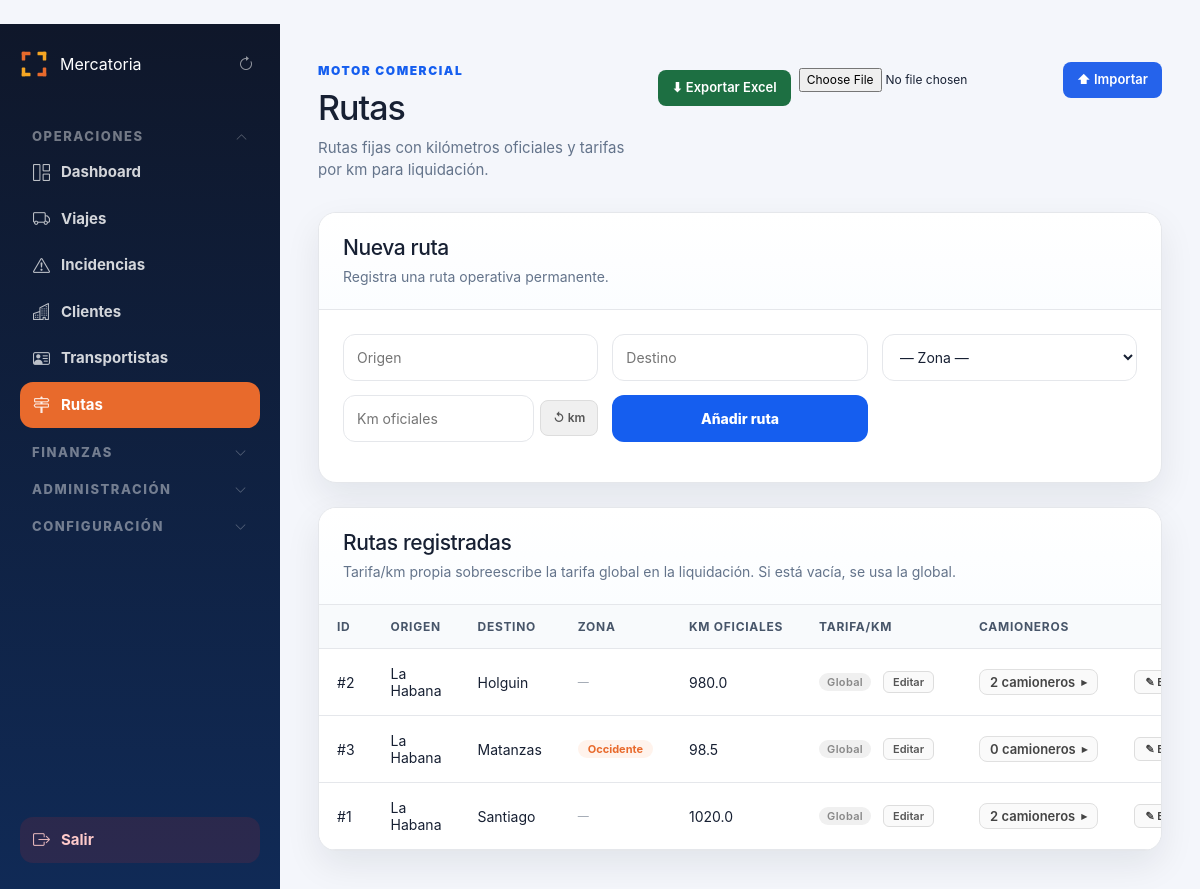
The page /admin/comercial/rutas (signed in) on the database its author committed.
### tables this page shows
CREATE TABLE rutas (
        id INTEGER PRIMARY KEY AUTOINCREMENT,
        nombre TEXT,
        origen TEXT NOT NULL,
        destino TEXT NOT NULL,
        zona TEXT,
        km_oficiales REAL DEFAULT 0,
        activa INTEGER DEFAULT 1,
        fecha_creacion TEXT DEFAULT CURRENT_TIMESTAMP
    , tarifa_km REAL);

### routes/comercial.py (the view)
@comercial_bp.route("/admin/comercial/rutas")
def rutas():
    if not requiere_admin():
        return redirect("/login")
    all_rutas = get_all_rutas()
    todos_camioneros = get_all_camioneros_activos()
    camioneros_por_ruta = {r["id"]: get_camioneros_por_ruta(r["id"]) for r in all_rutas}
    ids_asignados_por_ruta = {
        r["id"]: {c["id"] for c in camioneros_por_ruta[r["id"]]}
        for r in all_rutas
    }
    cfg = get_configuracion()
    tarifa_km_global = cfg.get("tarifa_km", 1.5)
    origenes_destinos = sorted(
        {r["origen"] for r in all_rutas if r["origen"]} |
        {r["destino"] for r in all_rutas if r["destino"]}
    )
    return render_template(
        "admin/comercial/rutas.html",
        rutas=all_rutas,
        todos_camioneros=todos_camioneros,
        camioneros_por_ruta=camioneros_por_ruta,
        ids_asignados_por_ruta=ids_asignados_por_ruta,
        tarifa_km_global=tarifa_km_global,
        origenes_destinos=origenes_destinos,
    )

### app.py (called while the page is built)
@app.before_request
def _record_start_time():
    g.start_time = time.monotonic()

@app.before_request
def _validate_session_role():
    if "user_id" not in session or "rol" not in session:
        return
    try:
        con = conectar()
        cur = con.cursor()
        cur.execute("SELECT rol, activo FROM usuarios WHERE id = ?", (session["user_id"],))
        row = cur.fetchone()
        con.close()
        if not row or not row["activo"]:
            session.clear()
            return
        if row["rol"] != session["rol"]:
            session["rol"] = row["rol"]
    except Exception:
        pass

@app.after_request
def set_security_headers(response):
    response.headers["X-Frame-Options"] = "SAMEORIGIN"
    response.headers["X-Content-Type-Options"] = "nosniff"
    response.headers["X-XSS-Protection"] = "1; mode=block"
    if app.debug:
        ms = (time.monotonic() - getattr(g, "start_time", time.monotonic())) * 1000
        app.logger.debug("[%s] %s %.1fms", request.method, request.path, ms)
    return response

@app.context_processor
def sidebar_badges():
    try:
        conexion = conectar()
        cursor = conexion.cursor()
        cursor.execute("""
            SELECT
                COUNT(*) AS urgentes,
                COUNT(CASE WHEN estado = 'Solicitado' THEN 1 END) AS solicitados
            FROM viajes
            WHERE estado IN ('Pendiente', 'Solicitado')
        """)
        row = cursor.fetchone()
        viajes_urgentes    = row["urgentes"]    if row else 0
        dashboard_urgentes = row["solicitados"] if row else 0
        conexion.close()
    except Exception:
        viajes_urgentes = 0
        dashboard_urgentes = 0
    return dict(
        sidebar_viajes_urgentes=viajes_urgentes,
        sidebar_dashboard_urgentes=dashboard_urgentes,
    )

### database.py (called while the page is built)
def conectar():
    if USE_POSTGRES:
        from database_pg import conectar_pg
        conn = conectar_pg()
        return ConexionWrapper(conn, use_postgres=True)
    else:
        conexion = sqlite3.connect(DATABASE_NAME)
        conexion.row_factory = sqlite3.Row
        return ConexionWrapper(conexion, use_postgres=False)

    def execute(self, sql, params=None):
        if self._use_postgres:
            sql = sql.replace("?", "%s")
        if params is not None:
            return self._cursor.execute(sql, params)
        return self._cursor.execute(sql)

    def fetchone(self):
        return self._cursor.fetchone()

    def fetchall(self):
        return self._cursor.fetchall()

### templates/admin/comercial/rutas.html (shortened to what this page needs)
﻿{% extends "admin/base_admin.html" %}
{% block contenido %}
<div class="page-header">
    <div>
        <span class="eyebrow">Motor Comercial</span>
        <h1>Rutas</h1>
        <p>Rutas fijas con kilómetros oficiales y tarifas por km para liquidación.</p>
    </div>
    <div style="display:flex;gap:8px;align-items:center;">
        {% if session.get('rol') == 'admin' %}
        <a href="/admin/exportar/rutas" class="btn-excel-export">⬇ Exportar Excel</a>
        {% endif %}
        {% if session.get('rol') == 'admin' %}
        <form method="POST" action="/admin/importar/rutas" enctype="multipart/form-data" style="display:flex;gap:6px;align-items:center;">
            <input type="file" name="archivo" accept=".xlsx" required style="font-size:12px;">
            <button type="submit" class="btn-excel-import">⬆ Importar</button>
        </form>
        {% endif %}
    </div>
</div>
{% if session.get('rol') in ['admin', 'operador'] %}
<section class="panel">
    <div class="panel-header">
        <div>
            <h2>Nueva ruta</h2>
            <p>Registra una ruta operativa permanente.</p>
        </div>
    </div>
    <form method="POST" action="/admin/comercial/rutas/nueva" class="form-grid">
        <input id="ruta-origen" name="origen" placeholder="Origen" required
               list="dl-origenes-destinos"
               onblur="calcularKmSiCompleto()">
        <input id="ruta-destino" name="destino" placeholder="Destino" required
               list="dl-origenes-destinos"
               onblur="calcularKmSiCompleto()">
        <select name="zona" class="input">
            <option value="">— Zona —</option>
        </select>
        <div style="display:flex;gap:6px;align-items:center;">
            <input id="ruta-km" name="km" type="number" step="0.1" placeholder="Km oficiales" required
                   style="flex:1;min-width:0;" oninput="autoTarifa()">
            <button type="button" id="btn-recalcular" onclick="calcularKm()"
                    title="Recalcular distancia desde origen y destino"
                    style="padding:8px 12px;background:#f0f0f0;border:1px solid #ddd;border-radius:8px;font-size:12px;font-weight:600;color:#555;cursor:pointer;white-space:nowrap;">
                ↺ km
            </button>
        </div>
        <button type="submit" class="btn-submit">Añadir ruta</button>
    </form>
</section>
{% endif %}
<section class="panel panel-spaced">
    <div class="panel-header">
        <div>
            <h2>Rutas registradas</h2>
            <p>Tarifa/km propia sobreescribe la tarifa global en la liquidación. Si está vacía, se usa la global.</p>
        </div>
    </div>
    <div class="table-wrapper">
        <table class="data-table">
            <thead>
                <tr>
                    <th>ID</th>
                    <th>Origen</th>
                    <th>Destino</th>
                    <th>Zona</th>
                    <th>Km oficiales</th>
                    <th>Tarifa/km</th>
                    <th>Camioneros</th>
                    {% if session.get('rol') == 'admin' %}<th></th>{% endif %}
                </tr>
            </thead>
            <tbody>
                {% for r in rutas %}
                <tr>
                    <td>#{{ r.id }}</td>
                    <td>{{ r.origen }}</td>
                    <td>{{ r.destino }}</td>
                    <td>
                        {% if r.zona == "Occidente" %}
                            <span style="background:#FFF3EC;color:#E86A2C;padding:2px 10px;border-radius:999px;font-size:11px;font-weight:700;">Occidente</span>
                        {% elif r.zona == "Centro" %}
                            <span style="background:#EFF6FF;color:#2563EB;padding:2px 10px;border-radius:999px;font-size:11px;font-weight:700;">Centro</span>
                        {% elif r.zona == "Oriente" %}
                            <span style="background:#F0FDF4;color:#16A34A;padding:2px 10px;border-radius:999px;font-size:11px;font-weight:700;">Oriente</span>
                        {% else %}
                            <span style="color:#9CA3AF;font-size:11px;">—</span>
                        {% endif %}
                    </td>
                    <td>{{ r.km_oficiales }}</td>
                    <td class="td-tarifa">
                        <span class="tarifa-display" id="disp-{{ r.id }}">
                            {% if r.tarifa_km is not none and r.tarifa_km != "" %}
                                <strong>${{ "%.2f"|format(r.tarifa_km|float) }}</strong>/km
                            {% else %}
                                <span class="badge-global">Global</span>
                            {% endif %}
                        </span>
                        {% if session.get('rol') == 'admin' %}
                        <button type="button" class="btn-edit-sm" id="btn-e-{{ r.id }}"
                                onclick="startEdit({{ r.id }})">Editar</button>
                        {% endif %}
                    </td>
                    <td>
                        <button type="button"
                                class="btn-camioneros-toggle"
                                onclick="toggleCamioneros({{ r.id }})">
                            {% set n = camioneros_por_ruta[r.id]|length %}
                            {{ n }} {{ "camionero" if n == 1 else "camioneros" }}
                            <span class="chevron" id="chev-{{ r.id }}">▸</span>
                        </button>
                    </td>
                    {% if session.get('rol') == 'admin' %}
                    <td>
                        <button type="button"
                                class="btn-edit-ruta"
                                data-id="{{ r.id }}"
                                data-origen="{{ r.origen }}"
                                data-destino="{{ r.destino }}"
                                data-zona="{{ r.zona or '' }}"
                                data-km="{{ r.km_oficiales or '' }}"
                                onclick="openEditModal(this)">
                            ✎ Editar ruta
                        </button>
                    </td>
                    {% endif %}
                </tr>
                {% else %}
                <tr>
                    <td colspan="8" class="empty-state">Sin rutas todavía.</td>
                </tr>
                {% endfor %}
            </tbody>
        </table>
    </div>
</section>
{% endblock %}

### static/css/admin.css (style rules this page uses)
:root { --bg: #f4f6fb; --panel: #ffffff; --panel-soft: #f8fafc; --text: #172033; --muted: #64748b; --primary: #155eef; --primary-dark: #0f3ea8; --border: #e5e7eb; --danger: #dc2626; --success: #16a34a; --warning: #f59e0b; --info: #0891b2; --sidebar: #0f172a; --sidebar-soft: #102a56; --shadow: 0 14px 35px rgba(15, 23, 42, 0.08); --radius: 18px; }
* { box-sizing: border-box; }
body { margin: 0; font-family: Inter, "Segoe UI", Arial, sans-serif; background: var(--bg); color: var(--text); }
.page-header { display: flex; justify-content: space-between; align-items: flex-start; gap: 22px; margin-bottom: 30px; }
.eyebrow { display: inline-flex; margin-bottom: 8px; color: var(--primary); font-size: 12px; font-weight: 900; text-transform: uppercase; letter-spacing: 0.13em; }
.page-header h1 { margin: 0; font-size: 34px; letter-spacing: -1px; }
.page-header p { margin: 8px 0 0; color: var(--muted); font-size: 15px; }
.panel { background: var(--panel); border: 1px solid var(--border); border-radius: var(--radius); box-shadow: var(--shadow); overflow: hidden; }
.panel-header { padding: 22px 24px; border-bottom: 1px solid var(--border); background: linear-gradient(180deg, #ffffff 0%, #fbfdff 100%); }
.panel-header h2 { margin: 0; font-size: 21px; letter-spacing: -0.4px; }
.panel-header p { margin: 6px 0 0; color: var(--muted); font-size: 14px; }
.table-wrapper { width: 100%; overflow-x: auto; }
.data-table { width: 100%; border-collapse: collapse; background: var(--panel); }
.data-table th { background: var(--panel-soft); color: #475569; padding: 14px 18px; text-align: left; font-size: 12px; text-transform: uppercase; letter-spacing: 0.06em; border-bottom: 1px solid var(--border); white-space: nowrap; }
.data-table td { padding: 16px 18px; border-bottom: 1px solid var(--border); font-size: 14px; vertical-align: middle; }
.panel-spaced { margin-top: 24px; }
.form-grid { padding: 24px; display: grid; grid-template-columns: repeat(auto-fit, minmax(220px, 1fr)); gap: 14px; }
.form-grid input, .form-grid select { width: 100%; padding: 12px 13px; border: 1px solid var(--border); border-radius: 12px; background: white; font-size: 14px; color: var(--text); }
.btn-submit { border: none; border-radius: 12px; background: var(--primary); color: white; font-size: 14px; font-weight: 800; cursor: pointer; padding: 12px 16px; }
.btn-excel-export { display: inline-flex; align-items: center; gap: 5px; padding: 8px 14px; background: #1D6F42; color: #fff; border-radius: 8px; font-size: 13px; font-weight: 600; text-decoration: none; white-space: nowrap; }
.btn-excel-import { padding: 8px 14px; background: #2563EB; color: #fff; border: none; border-radius: 8px; font-size: 13px; font-weight: 600; cursor: pointer; white-space: nowrap; }

### templates/admin/comercial/rutas.html (style rules this page uses)
.btn-edit-ruta { padding: 4px 10px; font-size: 11px; font-weight: 600; border: 1px solid #ddd; border-radius: 6px; background: #fafafa; color: #444; cursor: pointer; white-space: nowrap; }
.td-tarifa { min-width: 160px; }
.badge-global { display: inline-block; padding: 2px 8px; border-radius: 999px; font-size: 11px; font-weight: 600; background: #f0f0f0; color: #888; letter-spacing: .03em; }
.btn-edit-sm { display: inline-block; margin-left: 8px; padding: 3px 9px; font-size: 11px; font-weight: 600; border: 1px solid #ddd; border-radius: 6px; background: #fafafa; color: #555; cursor: pointer; }
.btn-camioneros-toggle { display: inline-flex; align-items: center; gap: 6px; padding: 4px 10px; border: 1px solid #e0e0e0; border-radius: 8px; background: #fafafa; font-size: 13px; font-weight: 600; color: #444; cursor: pointer; white-space: nowrap; }
.chevron { font-size: 11px; transition: transform .2s; }

### rows shown on the page
rutas: id "2", origen "La Habana", destino "Holguin", km_oficiales "980.0", value "camioneros"
rutas: id "3", origen "La Habana", destino "Matanzas", zona "Occidente", km_oficiales "98.5", n "0", value "camioneros"
rutas: id "1", origen "La Habana", destino "Santiago", km_oficiales "1020.0", n "2", value "camioneros"
